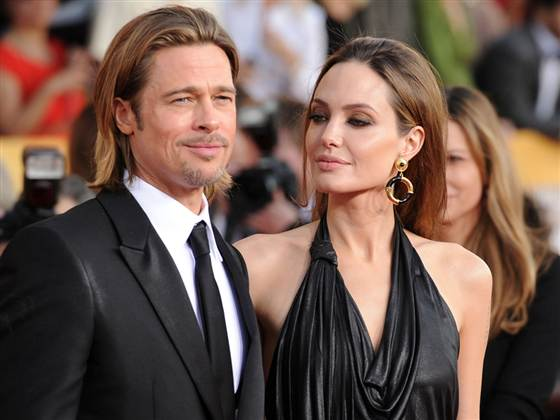
#> input picture images/brad.jpg, 560 x 420 px
$ python watershed.py ../images/brad.jpg
#> lines starting #> are read from the running program, lines starting #| are printed output that depends on the picture; after the words box and inside, x2 and y2 are one past the last pixel; in counts of white or black regions, pixels touching at a corner belong together
'''
Créditos a Manohar Mukku
GitHub: https://github.com/manoharmukku/watershed-segmentation
'''

import sys
import imutils
import random
import cv2 as cv
import numpy as np
import matplotlib.pyplot as plt

clahe = cv.createCLAHE(clipLimit=2.0, tileGridSize=(4, 4))

def movingThreshold(img_, n, b):
    img = img_.copy()
    img[1:-1:2, :] = np.fliplr(img[1:-1:2, :])  #  Vector flip
    f = img.flatten()  #  Flatten to one dimension
    ret = np.cumsum(f)
    ret[n:] = ret[n:] - ret[:-n]
    m = ret / n  #  Moving average
    g = np.array(f>=b*m).astype(int)  #  Threshold judgment ,g=1 if f>=b*m
    g = g.reshape(img.shape)  #  Restore to 2D
    g[1:-1:2, :] = np.fliplr(g[1:-1:2, :])  #  Flip alternately
    return g*255

def distance_transform_info(img: np.ndarray):
    # _, bin = cv.threshold(img, 0, 255, cv.THRESH_OTSU)
    _, bin = cv.threshold(img, 160, 255, cv.THRESH_BINARY)
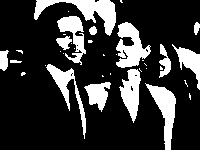
#> bin: shape (150, 200); 21.2% white; 36 white regions (22 under 20 px), largest, box (x1, y1, x2, y2) and area: (34, 0, 116, 36) 1048, (116, 22, 151, 68) 889, (145, 83, 176, 150) 822
    # img_ = clahe.apply(img.copy())
    # img_ = cv.GaussianBlur(img_, (13, 13), 0)
    # bin = movingThreshold(img_, 90, 0.95).astype(np.uint8)
    bin = cv.GaussianBlur(bin, (3, 3), 0)
    plt.imshow(bin, cmap='gray')
    plt.show()
    bin = 255 - bin
    kernel = np.ones((3,3),np.uint8)
    opening = cv.morphologyEx(bin, cv.MORPH_OPEN, kernel, iterations = 2)
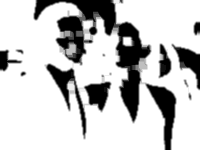
#> opening: shape (150, 200); min 0, max 255, mean 197.7
    dt = cv.distanceTransform(opening, cv.DIST_L2, 3)
    plt.imshow(dt, cmap='gray')
    plt.show()
    dt = cv.normalize(dt, None, 0, 255, cv.NORM_MINMAX)
    dt = 255 - dt
    dt[dt==255] = 0
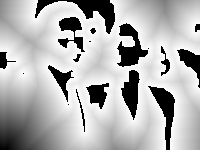
#> dt: shape (150, 200) float32; min 0, max 251.9, mean 177.1
    return dt

def local_minima_points(dt):
    _, sure_fg = cv.threshold(dt, int(0.7*dt.max()), 255, 0)
    sure_fg = sure_fg.astype(np.uint8)
    kernel = np.ones((7, 7), np.uint8)
    sure_fg = cv.dilate(sure_fg, kernel, iterations=2)
    cnts, _ = cv.findContours(sure_fg, cv.RETR_TREE, cv.CHAIN_APPROX_NONE)
    local_minima = []
    for c in cnts:
        if cv.contourArea(c) > 3000:
            continue
        M = cv.moments(c)
        cX = int(M["m10"] / M["m00"])
        cY = int(M["m01"] / M["m00"])
        local_minima.append([cX, cY])
        # cv.circle(dt, (cX, cY), 5, 255)
    return sure_fg, local_minima

def neighbourhood(image, x, y):
    # Save the neighbourhood pixel's values in a dictionary
    neighbour_region_numbers = {}
    for i in range(-1, 2):
        for j in range(-1, 2):
            if (i == 0 and j == 0):
                continue
            if (x+i < 0 or y+j < 0): # If coordinates out of image range, skip
                continue
            if (x+i >= image.shape[0] or y+j >= image.shape[1]): # If coordinates out of image range, skip
                continue
            if (neighbour_region_numbers.get(image[x+i][y+j]) == None):
                neighbour_region_numbers[image[x+i][y+j]] = 1 # Create entry in dictionary if not already present
            else:
                neighbour_region_numbers[image[x+i][y+j]] += 1 # Increase count in dictionary if already present

    # Remove the key - 0 if exists
    if (neighbour_region_numbers.get(0) != None):
        del neighbour_region_numbers[0]

    # Get the keys of the dictionary
    keys = list(neighbour_region_numbers)

    # Sort the keys for ease of checking
    keys.sort()

    if (keys[0] == -1):
        if (len(keys) == 1): # Separate region
            return -1
        elif (len(keys) == 2): # Part of another region
            return keys[1]
        else: # Watershed
            return 0
    else:
        if (len(keys) == 1): # Part of another region
            return keys[0]
        else: # Watershed
            return 0

def watershed_segmentation(image):
    # Create a list of pixel intensities along with their coordinates
    intensity_list = []
    for x in range(image.shape[0]):
        for y in range(image.shape[1]):
            # Append the tuple (pixel_intensity, xy-coord) to the end of the list
            intensity_list.append((image[x][y], (x, y)))
#> after the loop, intensity_list = 30000 items

    # Sort the list with respect to their pixel intensities, in ascending order
    intensity_list.sort()

    # Create an empty segmented_image numpy ndarray initialized to -1's
    segmented_image = np.full(image.shape, -1, dtype=int)

    # Iterate the intensity_list in ascending order and update the segmented image
    region_number = 0
    for i in range(len(intensity_list)):
        # Print iteration number in terminal for clarity
        sys.stdout.write("\rPixel {} of {}...".format(i, len(intensity_list)))
        sys.stdout.flush()

        # Get the pixel intensity and the x,y coordinates
        intensity = intensity_list[i][0]
        x = intensity_list[i][1][0]
        y = intensity_list[i][1][1]

        # Get the region number of the current pixel's region by checking its neighbouring pixels
        region_status = neighbourhood(segmented_image, x, y)

        # Assign region number (or) watershed accordingly, at pixel (x, y) of the segmented image
        if (region_status == -1): # Separate region
            region_number += 1
            segmented_image[x][y] = region_number
        elif (region_status == 0): # Watershed
            segmented_image[x][y] = 0
        else: # Part of another region
            segmented_image[x][y] = region_status
#> this loop made 30000 passes
#> (x, y, region_status, region_number) on pass 1: (0, 38, -1, 1)
#> (x, y, region_status) on passes 2 to 7: (0, 39, 1), (0, 40, 1), (0, 41, 1), (0, 42, 1), (0, 43, 1), (0, 44, 1)
#> (printed output is left out)
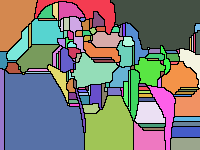
#> segmented_image: shape (150, 200) int64; 132 distinct labels, from 0 to 131; one colour per label, 0 black
#> after the loop, region_number = 131

    # Return the segmented image
    return segmented_image

def set_of_pixel_intensities(image):
    intensities = cv.calcHist([image], [0], None, [256], [0, 256])
    intensities = [arg for arg in range(0, 256) if intensities[arg] > 0]
    del intensities[intensities == 0]
    return intensities

def random_colorize(img, intensities):
    image = np.zeros((img.shape[0], img.shape[1], 3)).astype(np.uint8)
    for i in intensities:
        random_color = [random.randint(0, 255), random.randint(0, 255), random.randint(0, 255)]
        image[img == i] = random_color
    return image

def main(argv):
    # Read the input image
    img = cv.imread(argv[0], 0)
    img = imutils.resize(img, width = 200)
    dt = distance_transform_info(img)
    # img, local_minima = local_minima_points(dt)

    # Check if image exists or not
    if (img is None):
        print ("Cannot open {} image".format(argv[0]))
        print ("Make sure you provide the correct image path")
        sys.exit(2)

    # Perform segmentation using watershed_segmentation on the input image
    segmented_image = watershed_segmentation(dt)
    segmented_image[dt == 0] = 0
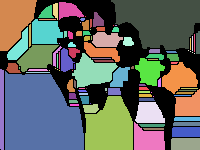
#> segmented_image: shape (150, 200) int64; 100 distinct labels, from 0 to 131; one colour per label, 0 black
    segmented_image = cv.normalize(segmented_image, None, 0, 255, cv.NORM_MINMAX).astype(np.uint8)
    segmented_image = cv.equalizeHist(segmented_image)
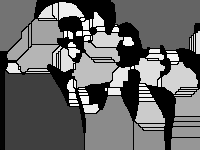
#> segmented_image: shape (150, 200); min 0, max 255, mean 104.1
    ints_set = set_of_pixel_intensities(segmented_image)
#> in set_of_pixel_intensities, `intensities = cv.calcHist([image], [0], None, [256], [0, 256])`: intensities = 256 values, max 7654 at index 0, min 0 at index 1, mean 117.2
#> in set_of_pixel_intensities, `intensities = [arg for arg in range(0, 256) if intensities[arg] > 0]`: intensities = 51 values from 0 to 255
#> ints_set = 50 values from 4 to 255
    segmented_image_ = random_colorize(segmented_image, ints_set)
#> the loop in random_colorize, `for i in intensities:` made 50 passes
#> (i, random_color) on passes 1 to 12: (4, [197, 215, 20]), (63, [132, 248, 207]), (100, [155, 244, 183]), (115, [111, 71, 144]), (139, [71, 48, 128]), (146, [75, 158, 50]), (150, [37, 169, 241]), (154, [51, 181, 222]), (155, [161, 104, 244]), (156, [226, 133, 31]), (163, [7, 47, 204]), (167, [0, 252, 170])
#> after the loop in random_colorize, `for i in intensities:`:
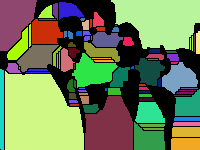
#> image: shape (150, 200, 3); mean of channels 0, 1, 2 84.8, 125, 108.5; drawn as B, G, R
    # [7 lines of commented-out code are left out]
    fig, ax = plt.subplots(1, 3)
    ax[0].imshow(img, cmap='gray')
    ax[1].imshow(dt, cmap='gray')
    ax[2].imshow(segmented_image_, cmap='gray')
    plt.show()

    # cv2.imshow('Input image ------------------------ Segmented image', numpy_horiz)
    # cv2.waitKey(0)

if __name__ == "__main__":
    main(sys.argv[1:])

$ run again, on images/test.jpg
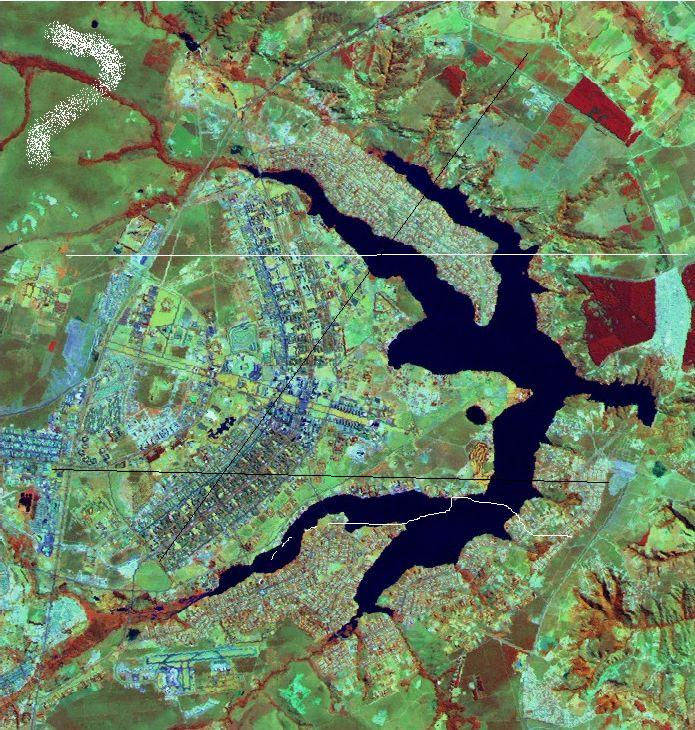
#> input picture images/test.jpg, 695 x 730 px
#> after the loop in watershed_segmentation, `for x in range(image.shape[0]):`: intensity_list = 42000 items
#> the loop in watershed_segmentation, `for i in range(len(intensity_list)):` made 42000 passes
#> (x, y, region_status) on passes 1 to 8: (0, 129, -1), (0, 130, 1), (0, 145, -1), (0, 146, 2), (1, 129, 1), (1, 130, 1), (1, 145, 2), (1, 146, 2)
#> (printed output is left out)
#> after the loop in watershed_segmentation, `for i in range(len(intensity_list)):`:
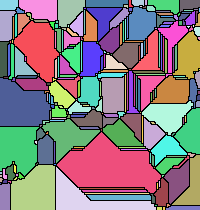
#> segmented_image: shape (210, 200) int64; 257 distinct labels, from 0 to 256; one colour per label, 0 black
#> after the loop in watershed_segmentation, `for i in range(len(intensity_list)):`: region_number = 256
#> in set_of_pixel_intensities, `intensities = cv.calcHist([image], [0], None, [256], [0, 256])`: intensities = 256 values, max 6542 at index 0, min 0 at index 1, mean 164.1
#> in set_of_pixel_intensities, `intensities = [arg for arg in range(0, 256) if intensities[arg] > 0]`: intensities = 77 values from 0 to 255
#> ints_set = 76 values from 11 to 255
#> the loop in random_colorize, `for i in intensities:` made 76 passes
#> (i, random_color) on passes 1 to 8: (11, [197, 215, 20]), (13, [132, 248, 207]), (39, [155, 244, 183]), (40, [111, 71, 144]), (53, [71, 48, 128]), (66, [75, 158, 50]), (77, [37, 169, 241]), (81, [51, 181, 222])
#> after the loop in random_colorize, `for i in intensities:`:
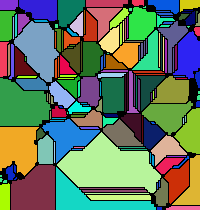
#> image: shape (210, 200, 3); mean of channels 0, 1, 2 98.3, 120.5, 101.7; drawn as B, G, R
